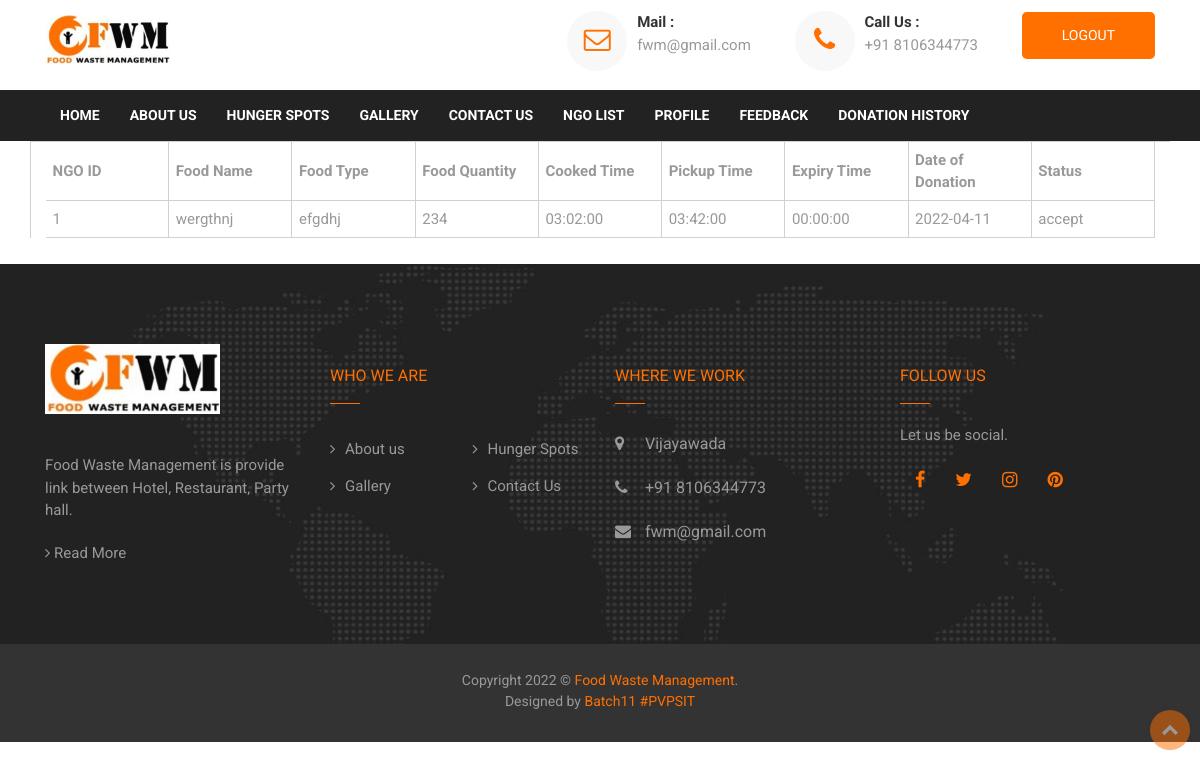
Screenshot of /index.php?page=dashboard (signed in) with the database file from the repository.
### tables this page shows
CREATE TABLE `request` (
  `r_id` int(50) NOT NULL,
  `ngo_id` varchar(30) NOT NULL,
  `h_id` varchar(30) NOT NULL,
  `food_name` varchar(30) NOT NULL,
  `food_type` varchar(30) NOT NULL,
  `food_qty` varchar(30) NOT NULL,
  `cooked_time` time NOT NULL,
  `pickup_time` time NOT NULL,
  `expiry_time` time NOT NULL,
  `r_date` date NOT NULL,
  `v_id` int(20) NOT NULL,
  `v_address` varchar(30) NOT NULL,
  `v_phoneNo` int(10) NOT NULL,
  `v_city` varchar(20) NOT NULL,
  `status` varchar(20) NOT NULL
);

### middlepage/dashboard.php (the view)
<?php
    $q1="SELECT * from request where h_id='".$_SESSION['hotel_id']."';";
    $result=mysqli_query($con,$q1);
    if($result){
    ?>
        <table class='container'>
                <tr>
                    <th>NGO ID</th>
                    <th>Food Name</th>
                    <th>Food Type</th>
                    <th>Food Quantity</th>
                    <th>Cooked Time</th>
                    <th>Pickup Time</th>
                    <th>Expiry Time</th>
                    <th>Date of Donation</th>
                    <th>Status</th>
                </tr>
        <?php
        while($a=mysqli_fetch_assoc($result)){ ?>
            <tr>
                <td><?php echo $a['ngo_id'] ?></td>
                <td><?php echo $a['food_name'] ?></td>
                <td><?php echo $a['food_type'] ?></td>
                <td><?php echo $a['food_qty'] ?></td>
                <td><?php echo $a['cooked_time'] ?></td>
                <td><?php echo $a['pickup_time'] ?></td>
                <td><?php echo $a['expiry_time'] ?></td>
                <td><?php echo $a['r_date'] ?></td>
                <td><?php echo $a['status'] ?></td>
            </tr>
        <?php } ?>
        </table>
    <?php }
    else{
        echo "Error";
    }
?>

### rows the page displays
request: ngo "1", food_name "wergthnj", food_type "efgdhj", food_qty "234", cooked_time "03:02:00", pickup_time "03:42:00", expiry_time "00:00:00", r_date "2022-04-11", status "accept"
